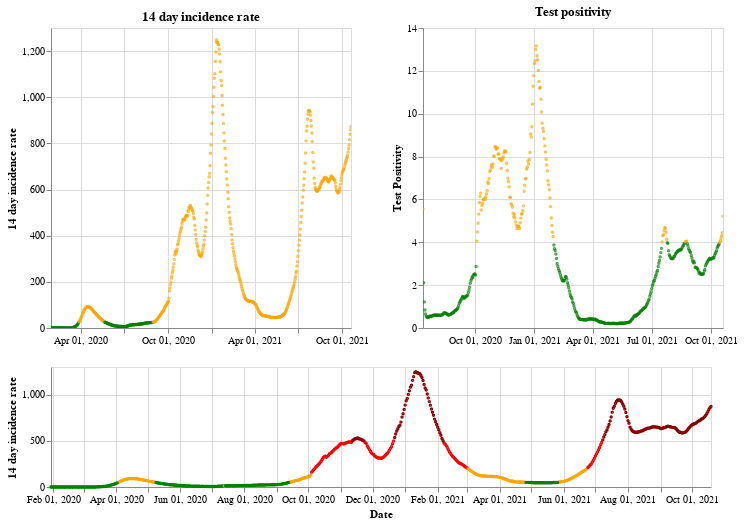

Source (notebook cell):
### Markdown cell above
## England

### Code cell
plot_traffic_light('England')

### Figure 1 — Vega-Lite specification as saved in the notebook (floating-point values rounded to 4 significant figures; data arrays with more than 128 entries replaced by an {"elided": "..."} marker saying what was removed)
{"config": {"view": {"continuousWidth": 400, "continuousHeight": 300}}, "vconcat": [{"hconcat": [{"mark": {"type": "point", "size": 2}, "encoding": {"color": {"condition": {"value": "green", "test": "(datum.twoWeeklyCasesRate <= 25)"}, "value": "orange"}, "tooltip": [{"type": "nominal", "field": "areaName"}, {"type": "temporal", "field": "date"}, {"type": "quantitative", "field": "twoWeeklyCasesRate"}, {"type": "quantitative", "field": "testPositivity"}], "x": {"type": "temporal", "axis": {"title": ""}, "field": "date", "scale": {"domain": {"selection": "DateBrush"}}, "timeUnit": "yearmonthdate"}, "y": {"type": "quantitative", "axis": {"title": "14 day incidence rate"}, "field": "twoWeeklyCasesRate"}}, "title": "14 day incidence rate", "width": 300}, {"mark": {"type": "point", "size": 2}, "encoding": {"color": {"condition": {"value": "green", "test": "(datum.testPositivity <= 4)"}, "value": "orange"}, "tooltip": [{"type": "nominal", "field": "areaName"}, {"type": "temporal", "field": "date"}, {"type": "quantitative", "field": "twoWeeklyCasesRate"}, {"type": "quantitative", "field": "testPositivity"}], "x": {"type": "temporal", "axis": {"title": ""}, "field": "date", "scale": {"domain": {"selection": "DateBrush"}}, "timeUnit": "yearmonthdate"}, "y": {"type": "quantitative", "axis": {"title": "Test Positivity"}, "field": "testPositivity"}}, "title": "Test positivity", "width": 300}]}, {"layer": [{"mark": {"type": "point", "size": 2}, "encoding": {"color": {"condition": {"value": "orange", "test": "(((datum.testPositivity < 4) && (datum.twoWeeklyCasesRate >= 50)) && (datum.twoWeeklyCasesRate < 200))"}, "value": "red"}, "opacity": {"condition": {"value": 1, "test": "((datum.twoWeeklyCasesRate >= 50) && (datum.twoWeeklyCasesRate < 500))"}, "value": 0}, "tooltip": [{"type": "nominal", "field": "areaName"}, {"type": "temporal", "field": "date"}, {"type": "quantitative", "field": "twoWeeklyCasesRate"}, {"type": "quantitative", "field": "testPositivity"}], "x": {"type": "temporal", "axis": {"title": "Date"}, "field": "date", "timeUnit": "yearmonthdate"}, "y": {"type": "quantitative", "axis": {"title": "14 day incidence rate"}, "field": "twoWeeklyCasesRate"}}, "selection": {"DateBrush": {"type": "interval", "encodings": ["x"], "fields": ["Time"]}}}, {"mark": {"type": "point", "size": 2}, "encoding": {"color": {"value": "darkred"}, "opacity": {"condition": {"value": 1, "test": "(datum.twoWeeklyCasesRate >= 500)"}, "value": 0}, "tooltip": [{"type": "nominal", "field": "areaName"}, {"type": "temporal", "field": "date"}, {"type": "quantitative", "field": "twoWeeklyCasesRate"}, {"type": "quantitative", "field": "testPositivity"}], "x": {"type": "temporal", "axis": {"title": "Date"}, "field": "date", "timeUnit": "yearmonthdate"}, "y": {"type": "quantitative", "axis": {"title": "14 day incidence rate"}, "field": "twoWeeklyCasesRate"}}}, {"mark": {"type": "point", "size": 2}, "encoding": {"color": {"condition": {"value": "green", "test": "((datum.testPositivity < 4) && (datum.twoWeeklyCasesRate < 50))"}, "value": "orange"}, "opacity": {"condition": {"value": 1, "test": "(datum.twoWeeklyCasesRate < 50)"}, "value": 0}, "tooltip": [{"type": "nominal", "field": "areaName"}, {"type": "temporal", "field": "date"}, {"type": "quantitative", "field": "twoWeeklyCasesRate"}, {"type": "quantitative", "field": "testPositivity"}], "x": {"type": "temporal", "axis": {"title": "Date"}, "field": "date", "timeUnit": "yearmonthdate"}, "y": {"type": "quantitative", "axis": {"title": "14 day incidence rate"}, "field": "twoWeeklyCasesRate"}}}], "height": 120, "width": 660}], "data": {"name": "data-45f73b0be652e81f978db26329969210"}, "$schema": "https://vega.github.io/schema/vega-lite/v4.8.1.json", "datasets": {"data-45f73b0be652e81f978db26329969210": {"elided": "629 records"}}}
